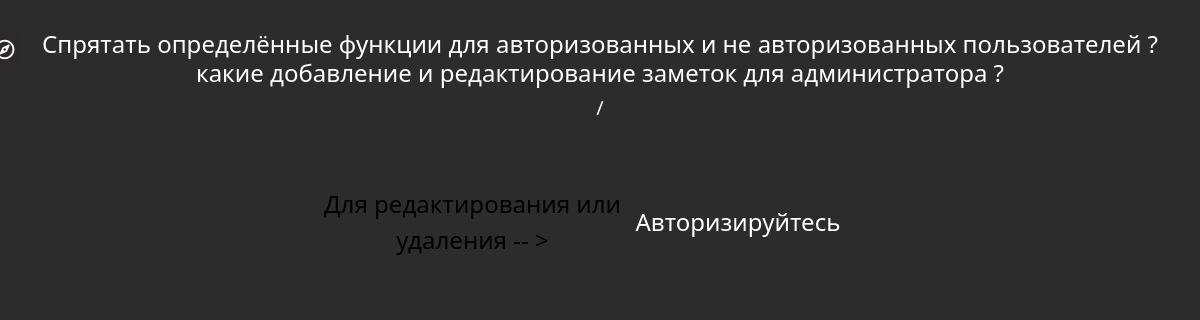
The app's page /ru/notes/3, older data.
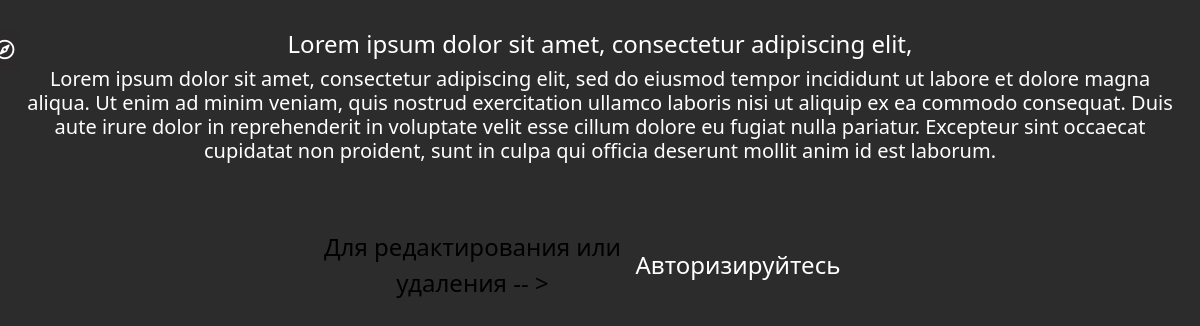
The same page, newer data.
### notes/models.py (models this page shows, shortened)
class Articles(models.Model):
    title = models.CharField('Title', max_length=150)
    full_text = models.TextField('Note', null=True)
    date = models.DateTimeField('Date of publication', null=True)
    class Meta:
        verbose_name = 'Note'
        verbose_name_plural = 'Notes'

### notes/views.py (the view)
# urls.py: path('<int:pk>', views.NotesDetailView.as_view(), name='notes-detail'),
class NotesDetailView(DetailView):
    model = Articles
    template_name = 'notes/details_view.html'
    context_object_name = 'article'

### notes/templates/notes/details_view.html (shortened to what this page needs)
{% extends 'main/layout.html' %}
{% block contentrt %}
{% load i18n %}
    <div class="features">
        <h1>{{ article.title }}</h1>
        <h5>{{ article.full_text }}</h5>
        <br><br>
        {% if request.user.is_authenticated %}
            <a href="{% url 'notes-delete' article.id %}" class="btn btn-danger">{% trans 'Удалить' %}</a>
            <a href="{% url 'notes-update' article.id %}" class="btn btn-info">{% trans 'Редактировать' %}</a>
        {% else %}
        <div class="box_for_notes_warning">
        <p class="notes_warning_text">{% trans 'Для редактирования или удаления' %} -- ><a
                class="notes_link_login" href="{% url 'login' %}">{% trans 'Авторизируйтесь' %}</a></p>
        </div>
        {% endif %}
    </div>
{% endblock %}

Row changes from the older to the newer data that the page shows:
changed Articles: title "Спрятать определённые функции для авторизованных и не авторизованных пользователей ? какие добавление и редактирование заметок для администратора ?" → "Lorem ipsum dolor sit amet, consectetur adipiscing elit,"; full_text "/" → "Lorem ipsum dolor sit amet, consectetur adipiscing elit, sed do eiusmod tempor incididunt ut labore et dolore magna aliqua. Ut enim ad minim veniam, quis nostrud exercitation ullamco laboris nisi ut aliquip ex ea commodo consequat. Duis aute irure dolor in reprehenderit in voluptate velit esse cillum dolore eu fugiat nulla pariatur. Excepteur sint occaecat cupidatat non proident, sunt in culpa qui officia deserunt mollit anim id est laborum."
